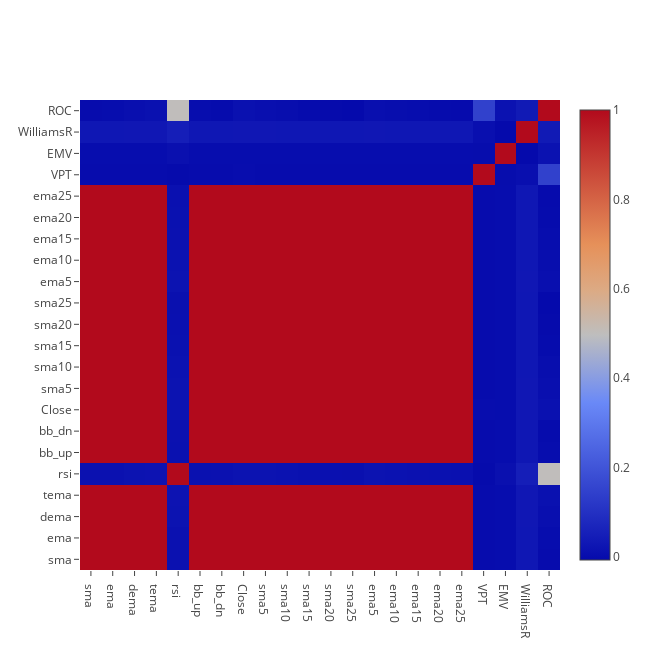

Here is the notebook cell this chart was saved with:
### Code cell
fesv_ob.corr_heatmap(corr)

### Figure 1 — Plotly figure (JSON) as saved in the notebook; plotly's stock layout.template omitted (floating-point values rounded to 4 significant figures; data arrays with more than 128 entries replaced by an {"elided": "..."} marker saying what was removed)
{"data": [{"type": "heatmap", "uid": "a9824186-cace-47c0-8d0e-238deb5e511a", "x": ["sma", "ema", "dema", "tema", "rsi", "bb_up", "bb_dn", "Close", "sma5", "sma10", "sma15", "sma20", "sma25", "ema5", "ema10", "ema15", "ema20", "ema25", "VPT", "EMV", "WilliamsR", "ROC"], "y": ["sma", "ema", "dema", "tema", "rsi", "bb_up", "bb_dn", "Close", "sma5", "sma10", "sma15", "sma20", "sma25", "ema5", "ema10", "ema15", "ema20", "ema25", "VPT", "EMV", "WilliamsR", "ROC"], "z": {"elided": "22x22 float values"}}], "layout": {"height": 650, "width": 650}}
